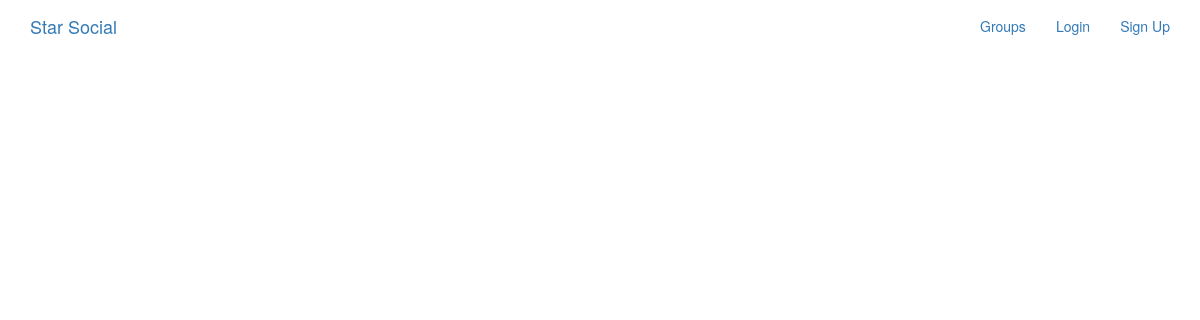
The app's page /posts/, older data.
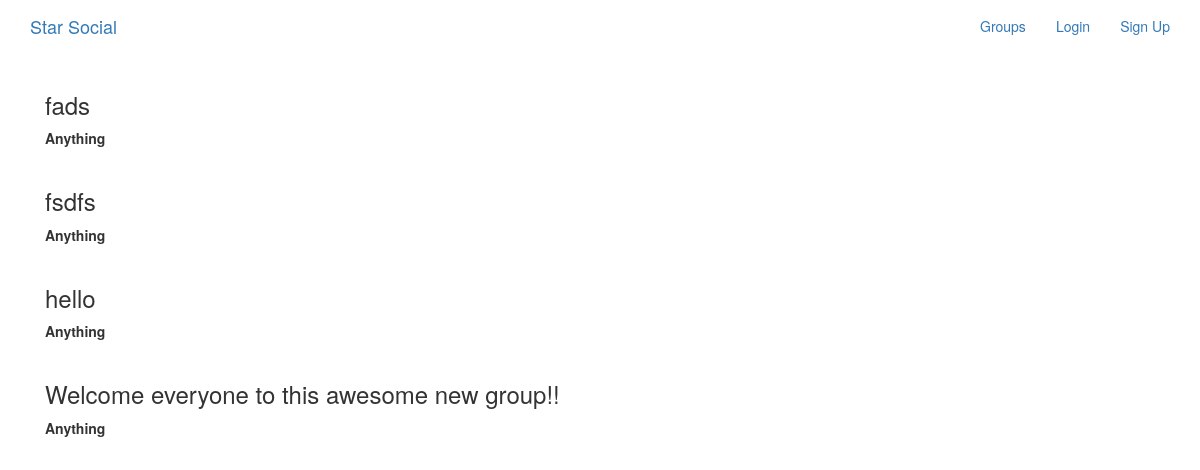
The same page, newer data.
### posts/models.py (models this page shows, shortened)
class Post(models.Model):
    user = models.ForeignKey(User,related_name='posts',on_delete=models.CASCADE)
    created_at = models.DateTimeField(auto_now=True)
    message = models.TextField()
    message_html = models.TextField(editable=False)
    group = models.ForeignKey(Group,related_name='posts',null=True,blank=True,on_delete=models.CASCADE)
    class Meta:
        ordering = ['-created_at']
        unique_together = ['user','message']

### posts/views.py (the view)
# urls.py: path('',views.PostList.as_view(),name='all'),
class PostList(SelectRelatedMixin,generic.ListView):
    model = models.Post
    select_related = ('user','group')

### posts/templates/posts/post_list.html (shortened to what this page needs)
{% extends "posts/post_base.html" %}
{% block post_content %}
<div class="col-md-8">
  {% for post in post_list %}
    {% include "posts/_post.html" %}
  {% endfor %}
</div>
{% endblock %}

### posts/templates/posts/_post.html (shortened to what this page needs)
<div class="post media">
  <h3>{{post.message_html|safe}}</h3>
  <div class="media-body">
    <strong>{{post.user.username}}</strong>
  </div>
</div>

Row changes from the older to the newer data that the page shows:
added Post: message_html "fads", user.username "Anything"
added Post: message_html "fsdfs", user.username "Anything"
added Post: message_html "hello", user.username "Anything"
added Post: message_html "Welcome everyone to this awesome new group!!", user.username "Anything"
